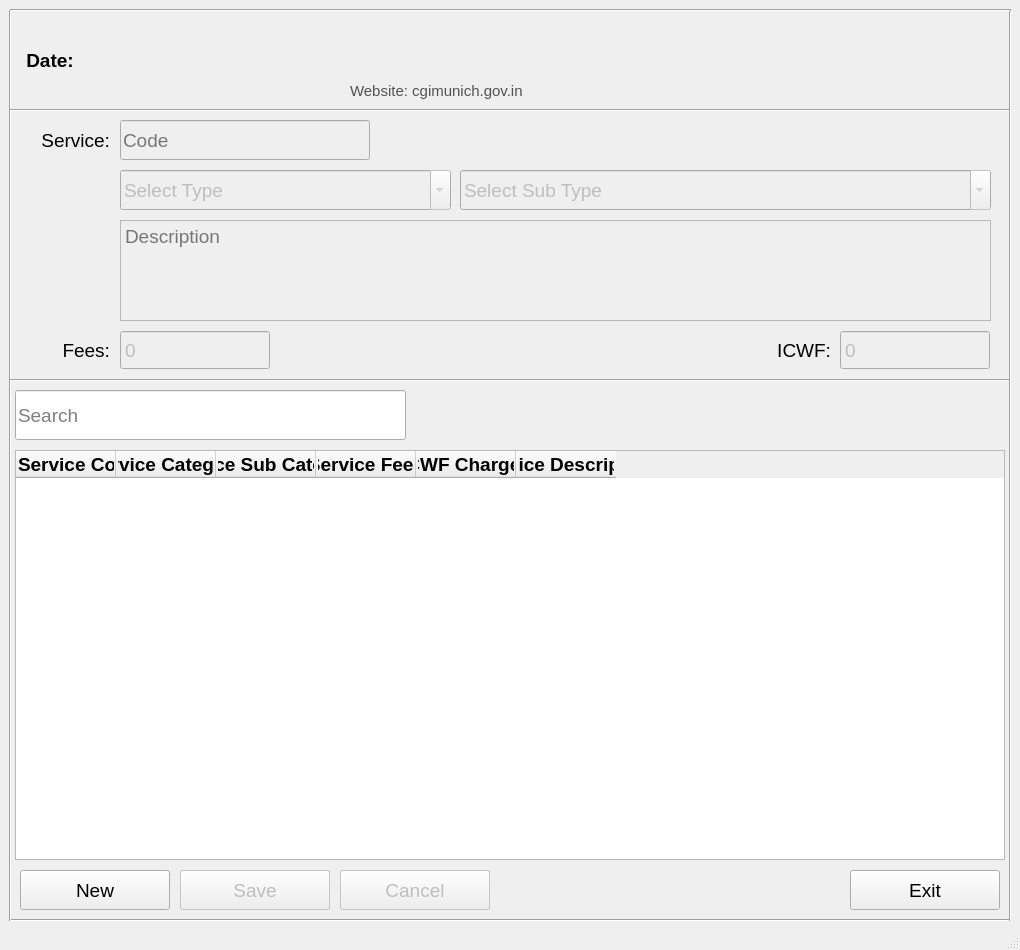
<?xml version="1.0" encoding="UTF-8"?>
<ui version="4.0">
 <class>ServicesDataWindow</class>
 <widget class="QMainWindow" name="ServicesDataWindow">
  <property name="geometry">
   <rect>
    <x>0</x>
    <y>0</y>
    <width>1020</width>
    <height>950</height>
   </rect>
  </property>
  <property name="sizePolicy">
   <sizepolicy hsizetype="Fixed" vsizetype="Fixed">
    <horstretch>0</horstretch>
    <verstretch>0</verstretch>
   </sizepolicy>
  </property>
  <property name="minimumSize">
   <size>
    <width>1020</width>
    <height>950</height>
   </size>
  </property>
  <property name="maximumSize">
   <size>
    <width>1020</width>
    <height>950</height>
   </size>
  </property>
  <property name="font">
   <font>
    <family>Arial</family>
    <pointsize>14</pointsize>
   </font>
  </property>
  <property name="windowTitle">
   <string>MainWindow</string>
  </property>
  <widget class="QWidget" name="centralwidget">
   <widget class="Line" name="line_18">
    <property name="geometry">
     <rect>
      <x>10</x>
      <y>910</y>
      <width>1001</width>
      <height>20</height>
     </rect>
    </property>
    <property name="orientation">
     <enum>Qt::Horizontal</enum>
    </property>
   </widget>
   <widget class="QPushButton" name="del_btn">
    <property name="geometry">
     <rect>
      <x>340</x>
      <y>870</y>
      <width>150</width>
      <height>40</height>
     </rect>
    </property>
    <property name="text">
     <string>Delete</string>
    </property>
   </widget>
   <widget class="Line" name="line_2">
    <property name="geometry">
     <rect>
      <x>0</x>
      <y>10</y>
      <width>20</width>
      <height>911</height>
     </rect>
    </property>
    <property name="orientation">
     <enum>Qt::Vertical</enum>
    </property>
   </widget>
   <widget class="Line" name="line_6">
    <property name="geometry">
     <rect>
      <x>10</x>
      <y>100</y>
      <width>1001</width>
      <height>20</height>
     </rect>
    </property>
    <property name="orientation">
     <enum>Qt::Horizontal</enum>
    </property>
   </widget>
   <widget class="QLabel" name="label_10">
    <property name="geometry">
     <rect>
      <x>260</x>
      <y>10</y>
      <width>501</width>
      <height>71</height>
     </rect>
    </property>
    <property name="text">
     <string>&lt;html&gt;&lt;head/&gt;&lt;body&gt;&lt;p&gt;&lt;img src=&quot;:/logo/Munich_logo.png&quot;/&gt;&lt;/p&gt;&lt;/body&gt;&lt;/html&gt;</string>
    </property>
    <property name="alignment">
     <set>Qt::AlignCenter</set>
    </property>
   </widget>
   <widget class="QPushButton" name="exit_btn">
    <property name="geometry">
     <rect>
      <x>850</x>
      <y>870</y>
      <width>150</width>
      <height>40</height>
     </rect>
    </property>
    <property name="text">
     <string>Exit</string>
    </property>
   </widget>
   <widget class="QTableWidget" name="services_table">
    <property name="geometry">
     <rect>
      <x>15</x>
      <y>450</y>
      <width>990</width>
      <height>410</height>
     </rect>
    </property>
    <property name="sizePolicy">
     <sizepolicy hsizetype="Fixed" vsizetype="Fixed">
      <horstretch>0</horstretch>
      <verstretch>0</verstretch>
     </sizepolicy>
    </property>
    <property name="minimumSize">
     <size>
      <width>990</width>
      <height>410</height>
     </size>
    </property>
    <property name="maximumSize">
     <size>
      <width>990</width>
      <height>410</height>
     </size>
    </property>
    <property name="editTriggers">
     <set>QAbstractItemView::DoubleClicked</set>
    </property>
    <property name="showGrid">
     <bool>true</bool>
    </property>
    <attribute name="horizontalHeaderMinimumSectionSize">
     <number>100</number>
    </attribute>
    <attribute name="horizontalHeaderDefaultSectionSize">
     <number>100</number>
    </attribute>
    <column>
     <property name="text">
      <string>Service Code</string>
     </property>
     <property name="font">
      <font>
       <family>Arial</family>
       <pointsize>14</pointsize>
       <weight>75</weight>
       <bold>true</bold>
      </font>
     </property>
     <property name="textAlignment">
      <set>AlignLeading|AlignVCenter</set>
     </property>
    </column>
    <column>
     <property name="text">
      <string>Service Category</string>
     </property>
     <property name="font">
      <font>
       <family>Arial</family>
       <pointsize>14</pointsize>
       <weight>75</weight>
       <bold>true</bold>
      </font>
     </property>
    </column>
    <column>
     <property name="text">
      <string>Service Sub Category</string>
     </property>
     <property name="font">
      <font>
       <family>Arial</family>
       <pointsize>14</pointsize>
       <weight>75</weight>
       <bold>true</bold>
      </font>
     </property>
    </column>
    <column>
     <property name="text">
      <string>Service Fees</string>
     </property>
     <property name="font">
      <font>
       <family>Arial</family>
       <pointsize>14</pointsize>
       <weight>75</weight>
       <bold>true</bold>
      </font>
     </property>
    </column>
    <column>
     <property name="text">
      <string>ICWF Charges</string>
     </property>
     <property name="font">
      <font>
       <family>Arial</family>
       <pointsize>14</pointsize>
       <weight>75</weight>
       <bold>true</bold>
      </font>
     </property>
    </column>
    <column>
     <property name="text">
      <string>Service Description</string>
     </property>
     <property name="font">
      <font>
       <family>Arial</family>
       <pointsize>14</pointsize>
       <weight>75</weight>
       <bold>true</bold>
      </font>
     </property>
    </column>
   </widget>
   <widget class="Line" name="line_17">
    <property name="geometry">
     <rect>
      <x>10</x>
      <y>370</y>
      <width>1001</width>
      <height>20</height>
     </rect>
    </property>
    <property name="orientation">
     <enum>Qt::Horizontal</enum>
    </property>
   </widget>
   <widget class="Line" name="line_3">
    <property name="geometry">
     <rect>
      <x>1000</x>
      <y>10</y>
      <width>20</width>
      <height>911</height>
     </rect>
    </property>
    <property name="orientation">
     <enum>Qt::Vertical</enum>
    </property>
   </widget>
   <widget class="QPushButton" name="add_btn">
    <property name="geometry">
     <rect>
      <x>20</x>
      <y>870</y>
      <width>150</width>
      <height>40</height>
     </rect>
    </property>
    <property name="text">
     <string>New</string>
    </property>
   </widget>
   <widget class="QLabel" name="email_id">
    <property name="geometry">
     <rect>
      <x>350</x>
      <y>80</y>
      <width>211</width>
      <height>21</height>
     </rect>
    </property>
    <property name="font">
     <font>
      <family>Arial</family>
      <pointsize>11</pointsize>
     </font>
    </property>
    <property name="styleSheet">
     <string notr="true">color: rgb(81, 81, 81);</string>
    </property>
    <property name="text">
     <string>Website: cgimunich.gov.in</string>
    </property>
    <property name="alignment">
     <set>Qt::AlignLeading|Qt::AlignLeft|Qt::AlignVCenter</set>
    </property>
   </widget>
   <widget class="QWidget" name="horizontalLayoutWidget">
    <property name="geometry">
     <rect>
      <x>20</x>
      <y>20</y>
      <width>186</width>
      <height>80</height>
     </rect>
    </property>
    <layout class="QHBoxLayout" name="horizontalLayout">
     <item>
      <widget class="QLabel" name="date_lbl">
       <property name="sizePolicy">
        <sizepolicy hsizetype="Preferred" vsizetype="Preferred">
         <horstretch>1</horstretch>
         <verstretch>0</verstretch>
        </sizepolicy>
       </property>
       <property name="font">
        <font>
         <family>Arial</family>
         <pointsize>14</pointsize>
         <weight>75</weight>
         <bold>true</bold>
        </font>
       </property>
       <property name="text">
        <string>Date:</string>
       </property>
       <property name="alignment">
        <set>Qt::AlignCenter</set>
       </property>
      </widget>
     </item>
     <item>
      <widget class="QLabel" name="date_entry">
       <property name="sizePolicy">
        <sizepolicy hsizetype="Preferred" vsizetype="Preferred">
         <horstretch>2</horstretch>
         <verstretch>0</verstretch>
        </sizepolicy>
       </property>
       <property name="text">
        <string/>
       </property>
       <property name="alignment">
        <set>Qt::AlignLeading|Qt::AlignLeft|Qt::AlignVCenter</set>
       </property>
      </widget>
     </item>
    </layout>
   </widget>
   <widget class="Line" name="line_16">
    <property name="geometry">
     <rect>
      <x>10</x>
      <y>0</y>
      <width>1001</width>
      <height>20</height>
     </rect>
    </property>
    <property name="orientation">
     <enum>Qt::Horizontal</enum>
    </property>
   </widget>
   <widget class="QLabel" name="srvc_lbl">
    <property name="geometry">
     <rect>
      <x>10</x>
      <y>120</y>
      <width>100</width>
      <height>40</height>
     </rect>
    </property>
    <property name="font">
     <font>
      <family>Arial</family>
     </font>
    </property>
    <property name="text">
     <string>Service:</string>
    </property>
    <property name="alignment">
     <set>Qt::AlignRight|Qt::AlignTrailing|Qt::AlignVCenter</set>
    </property>
   </widget>
   <widget class="QTextEdit" name="srvc_desc_entry">
    <property name="enabled">
     <bool>false</bool>
    </property>
    <property name="geometry">
     <rect>
      <x>120</x>
      <y>220</y>
      <width>871</width>
      <height>101</height>
     </rect>
    </property>
    <property name="placeholderText">
     <string>Description</string>
    </property>
   </widget>
   <widget class="QLineEdit" name="srvc_entry">
    <property name="enabled">
     <bool>false</bool>
    </property>
    <property name="geometry">
     <rect>
      <x>120</x>
      <y>120</y>
      <width>250</width>
      <height>40</height>
     </rect>
    </property>
    <property name="text">
     <string/>
    </property>
    <property name="placeholderText">
     <string>Code</string>
    </property>
   </widget>
   <widget class="QLabel" name="fees_lbl">
    <property name="geometry">
     <rect>
      <x>10</x>
      <y>330</y>
      <width>100</width>
      <height>40</height>
     </rect>
    </property>
    <property name="font">
     <font>
      <family>Arial</family>
      <pointsize>14</pointsize>
     </font>
    </property>
    <property name="text">
     <string>Fees:</string>
    </property>
    <property name="alignment">
     <set>Qt::AlignRight|Qt::AlignTrailing|Qt::AlignVCenter</set>
    </property>
   </widget>
   <widget class="QSpinBox" name="fees_entry">
    <property name="enabled">
     <bool>false</bool>
    </property>
    <property name="geometry">
     <rect>
      <x>120</x>
      <y>330</y>
      <width>150</width>
      <height>40</height>
     </rect>
    </property>
    <property name="buttonSymbols">
     <enum>QAbstractSpinBox::NoButtons</enum>
    </property>
    <property name="maximum">
     <number>9999</number>
    </property>
   </widget>
   <widget class="QSpinBox" name="icwf_entry">
    <property name="enabled">
     <bool>false</bool>
    </property>
    <property name="geometry">
     <rect>
      <x>840</x>
      <y>330</y>
      <width>150</width>
      <height>40</height>
     </rect>
    </property>
    <property name="buttonSymbols">
     <enum>QAbstractSpinBox::NoButtons</enum>
    </property>
    <property name="maximum">
     <number>9999</number>
    </property>
   </widget>
   <widget class="QLabel" name="icwf_lbl">
    <property name="geometry">
     <rect>
      <x>730</x>
      <y>330</y>
      <width>101</width>
      <height>40</height>
     </rect>
    </property>
    <property name="font">
     <font>
      <family>Arial</family>
      <pointsize>14</pointsize>
     </font>
    </property>
    <property name="text">
     <string>ICWF:</string>
    </property>
    <property name="alignment">
     <set>Qt::AlignRight|Qt::AlignTrailing|Qt::AlignVCenter</set>
    </property>
   </widget>
   <widget class="QPushButton" name="edt_btn">
    <property name="geometry">
     <rect>
      <x>180</x>
      <y>870</y>
      <width>150</width>
      <height>40</height>
     </rect>
    </property>
    <property name="text">
     <string>Edit</string>
    </property>
   </widget>
   <widget class="QPushButton" name="save_btn">
    <property name="enabled">
     <bool>false</bool>
    </property>
    <property name="geometry">
     <rect>
      <x>180</x>
      <y>870</y>
      <width>150</width>
      <height>40</height>
     </rect>
    </property>
    <property name="text">
     <string>Save</string>
    </property>
   </widget>
   <widget class="QLineEdit" name="srch_srvc_entry">
    <property name="geometry">
     <rect>
      <x>15</x>
      <y>390</y>
      <width>391</width>
      <height>50</height>
     </rect>
    </property>
    <property name="placeholderText">
     <string>Search</string>
    </property>
   </widget>
   <widget class="QComboBox" name="srvc_type_cbx">
    <property name="enabled">
     <bool>false</bool>
    </property>
    <property name="geometry">
     <rect>
      <x>120</x>
      <y>170</y>
      <width>331</width>
      <height>40</height>
     </rect>
    </property>
    <property name="editable">
     <bool>true</bool>
    </property>
    <item>
     <property name="text">
      <string>Select Type</string>
     </property>
    </item>
   </widget>
   <widget class="QComboBox" name="srvc_sub_cbx">
    <property name="enabled">
     <bool>false</bool>
    </property>
    <property name="geometry">
     <rect>
      <x>460</x>
      <y>170</y>
      <width>531</width>
      <height>40</height>
     </rect>
    </property>
    <property name="editable">
     <bool>true</bool>
    </property>
    <item>
     <property name="text">
      <string>Select Sub Type</string>
     </property>
    </item>
   </widget>
   <widget class="QPushButton" name="cancel_btn">
    <property name="enabled">
     <bool>false</bool>
    </property>
    <property name="geometry">
     <rect>
      <x>340</x>
      <y>870</y>
      <width>150</width>
      <height>40</height>
     </rect>
    </property>
    <property name="text">
     <string>Cancel</string>
    </property>
   </widget>
  </widget>
  <widget class="QStatusBar" name="statusbar"/>
 </widget>
 <resources>
  <include location="assets/res.qrc"/>
 </resources>
 <connections/>
</ui>
